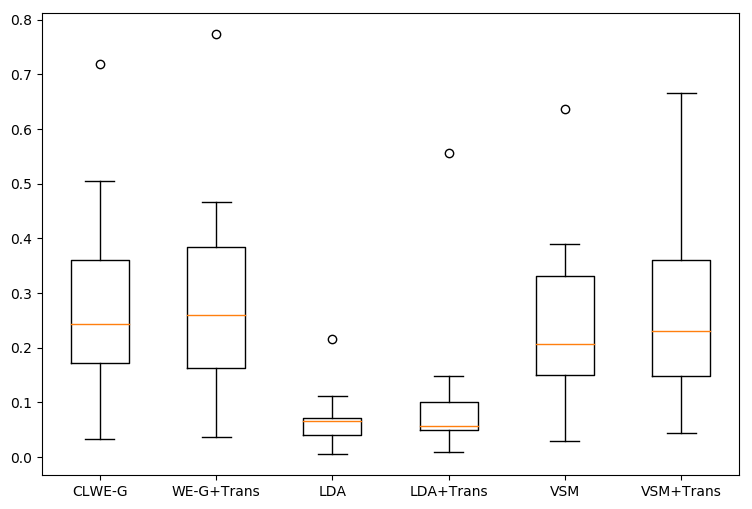

This chart was generated by the following Python code:
import argparse
import os
import re

import matplotlib.pyplot as plt
import numpy as np

if __name__ == "__main__":
    parser = argparse.ArgumentParser("boxPlot")
    parser.add_argument("-d", help="directory of projects.")
    parser.add_argument("-r", default="results")
    args = parser.parse_args()
    root = os.path.join(args.r, args.d)
    valid_projects = ["baidu/san", "Tencent/bk-cmdb",
                      "Tencent/ncnn", "Tencent/QMUI_Android", "Tencent/QMUI_IOS",
                      "Tencent/weui", "Tencent/xLua",
                      "NetEase/Emmagee", "meituan/EasyReact",
                      "XiaoMi/pegasus"
                      ]
    valid_projects.extend(
        ["alibaba/arthas", "alibaba/canal", "alibaba/druid", "alibaba/nacos", "alibaba/rax"])
    valid_projects = [x.split("/")[1] for x in valid_projects]

    f2_dict = {}
    map_dict = {}
    with open(os.path.join(args.r, args.d, "result_summary.csv"), encoding='utf8') as fin:
        lines = fin.readlines()
        project_names = lines[0].split(",")
        for line_num in range(2, len(lines)):
            cur_line = lines[line_num]
            parts = cur_line.split(",\"")
            model_name = parts[0].strip("\"")
            map_dict[model_name] = []
            f2_dict[model_name] = []
            for i in range(0, (int)((len(parts) - 1) / 3)):
                project_name = project_names[i * 3 + 1]
                if project_name not in valid_projects:
                    continue
                f2 = float(parts[(i * 3) + 2].split(",")[2].strip("\"\n)"))
                map = float(parts[(i * 3) + 3].strip("\"\n"))
                f2_dict[model_name].append(f2)
                map_dict[model_name].append(map)

    data_to_plot = list(f2_dict.values())
    labels = list(f2_dict.keys())

    # basic plot
    fig = plt.figure(1, figsize=(9, 6))

    # Create an axes instance
    ax = fig.add_subplot(111)

    # Create the boxplot
    bp = ax.boxplot(data_to_plot)
    ax.set_xticklabels(labels)
    # Save the figure
    fig.savefig('map.png', bbox_inches='tight')
